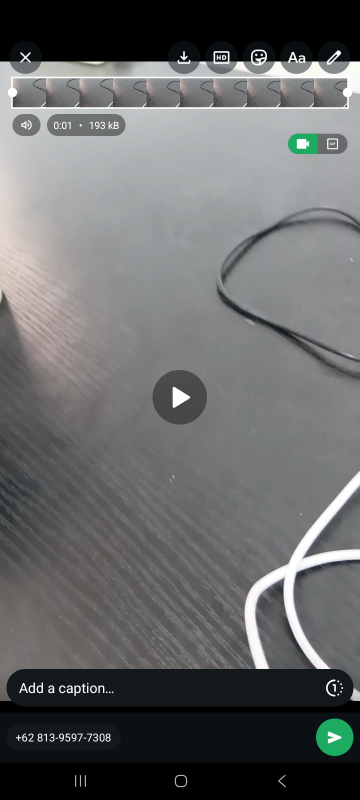
#> input picture rama-sendphoto/screen.png, 720 x 1600 px (shown at 1/2 size)
$ python -i send2.py   (imports and definitions only)
#> lines starting #> are read from the running program, lines starting #| are printed output that depends on the picture; after the words box and inside, x2 and y2 are one past the last pixel; in counts of white or black regions, pixels touching at a corner belong together
#> further down, picture is the input picture: shape (1600, 720, 3); mean B, G, R 105.4, 104.8, 103.4
import os
import re
import time
import math
import subprocess
import xml.etree.ElementTree as ET

import cv2
import numpy as np

# ============================================================
# KONFIGURASI UTAMA
# ============================================================
DEVICE_ID = "R9RL106EV5D"
PHONE_NUMBERS = [
    "628985509377",
    "6281395977308",
    ]

PHONE_NUM = ""
FILE_NAME = "tesvideo.mp4"

# "0"  = WhatsApp ori / normal
# "95" = WhatsApp Dual Messenger / clone
USER = "0"


FILE_PATH_HP = f"/storage/emulated/0/DCIM/sendWA/{FILE_NAME}"
WHATSAPP_PACKAGE = "com.whatsapp"

CLOSE_ALL_X_RATIO = 0.50
CLOSE_ALL_Y_RATIO = 0.74

SCREENSHOT_DEVICE = "/sdcard/screen.png"
SCREENSHOT_LOCAL = "screen.png"

UI_XML_DEVICE = "/sdcard/window.xml"
UI_XML_LOCAL = "window.xml"

SAVE_DEBUG_IMAGE = True

# ============================================================
# KONFIG USER 0 - DIAMBIL DARI KODE PERTAMA, JANGAN DIUBAH
# ============================================================
U0_CHOOSER_Y_START_RATIO = 0.22
U0_BADGE_TO_ICON_OFFSET_X = 45
U0_BADGE_TO_ICON_OFFSET_Y = 45
U0_JUST_ONCE_X_RATIO = 0.27
U0_JUST_ONCE_Y_RATIO = 0.92
U0_FALLBACK_ORI_X_RATIO = 0.25
U0_FALLBACK_DUAL_X_RATIO = 0.75
U0_FALLBACK_SHARE_ICON_Y_RATIO = 0.68
U0_SEND_BUTTON_FALLBACK_X_RATIO = 0.92
U0_SEND_BUTTON_FALLBACK_Y_RATIO = 0.91
U0_CHOOSER_SCAN_RETRY = 5
U0_CHOOSER_SCAN_DELAY = 0.8

# ============================================================
# KONFIG USER 95 - DIAMBIL DARI KODE KEDUA, JANGAN DIUBAH
# ============================================================
U95_CHOOSER_TIMEOUT = 14
U95_SEND_TIMEOUT = 22
U95_CHOOSER_Y_START_RATIO = 0.05
U95_BADGE_TO_ICON_OFFSET_X = 45
U95_BADGE_TO_ICON_OFFSET_Y = 45
U95_FALLBACK_ORI_X_RATIO = 0.25
U95_FALLBACK_DUAL_X_RATIO = 0.75
U95_FALLBACK_CHOOSER_Y_RATIO = 0.68
U95_JUST_ONCE_X_RATIO = 0.27
U95_JUST_ONCE_Y_RATIO = 0.92
U95_SEND_BUTTON_FALLBACK_X_RATIO = 0.92
U95_SEND_BUTTON_FALLBACK_Y_RATIO = 0.91


# ============================================================
# HELPER ADB UMUM
# ============================================================
# [38 lines left out: functions jalankan_adb, tap, ambil_screenshot, not called in this run]


def jarak(p1, p2):
    return math.sqrt((p1[0] - p2[0]) ** 2 + (p1[1] - p2[1]) ** 2)


# ============================================================
# HELPER UIAUTOMATOR - HANYA UNTUK USER 95, SESUAI KODE KEDUA
# ============================================================
# [89 lines left out: functions ambil_ui_xml, parse_bounds, tap_node_by_keywords, not called in this run]


# ============================================================
# HELPER OPENCV UMUM, PARAMETER DIBEDAKAN PER USER
# ============================================================
def cari_kontur_warna(
    img,
    lower_hsv,
    upper_hsv,
    y_start_ratio=0.0,
    x_start_ratio=0.0,
    x_end_ratio=1.0,
    min_area=50,
    max_area=50000,
    kernel_size=5,
):
#> called with lower_hsv = array of shape (3,), upper_hsv = array of shape (3,), y_start_ratio = 0.22, x_start_ratio = 0, x_end_ratio = 1, min_area = 20, max_area = 8000, kernel_size = 5
    tinggi_layar, lebar_layar, _ = img.shape
#> tinggi_layar = 1600; lebar_layar = 720
    y_offset = int(tinggi_layar * y_start_ratio)
#> y_offset = 352
    x_offset = int(lebar_layar * x_start_ratio)
#> x_offset = 0
    x_end = int(lebar_layar * x_end_ratio)
#> x_end = 720

    area_scan = img[y_offset:tinggi_layar, x_offset:x_end]
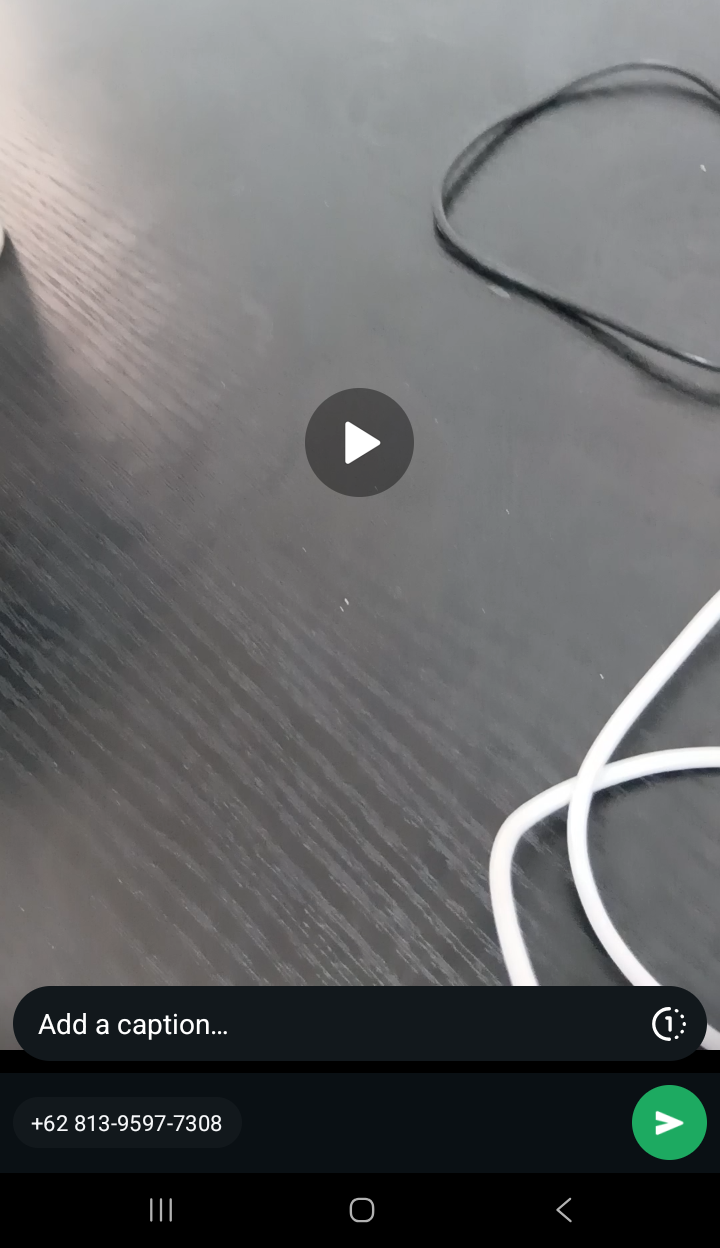
#> area_scan: shape (1248, 720, 3); mean B, G, R 103.9, 103.1, 102.1

    hsv = cv2.cvtColor(area_scan, cv2.COLOR_BGR2HSV)
#> hsv: shape (1248, 720, 3); mean H, S, V 74.4, 21.8, 105.7
    mask = cv2.inRange(hsv, lower_hsv, upper_hsv)
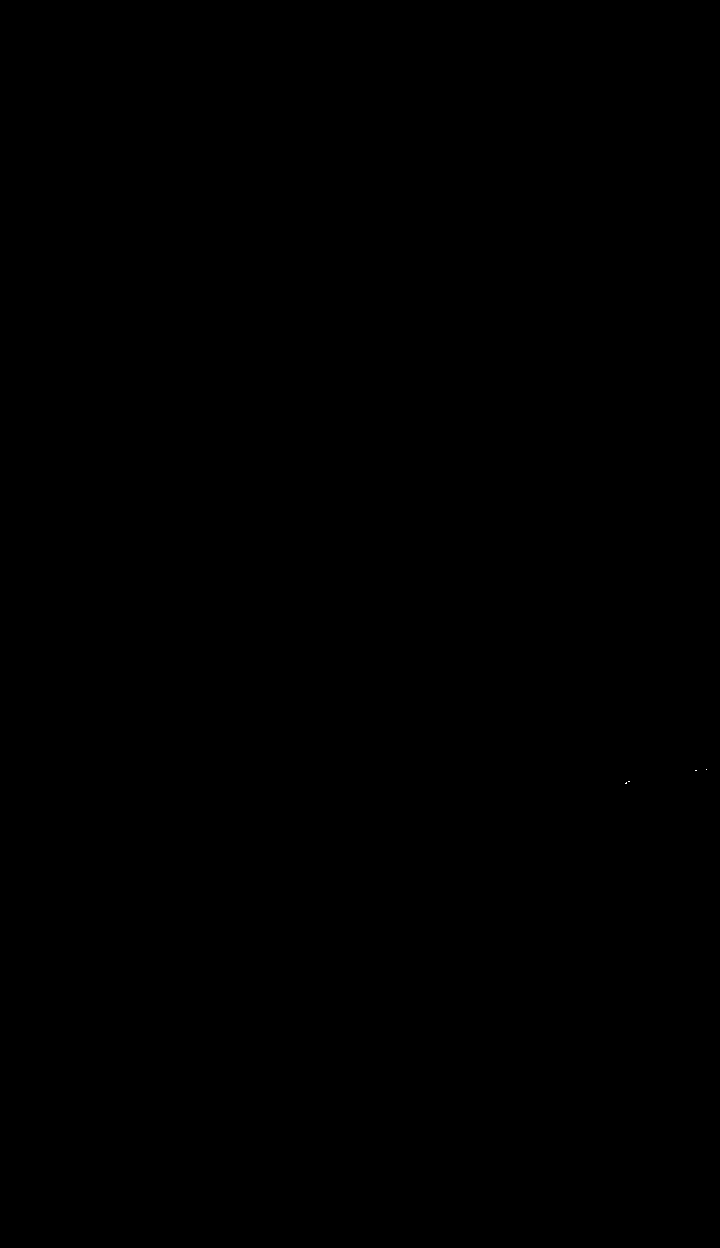
#> mask: shape (1248, 720); 0% white in thin lines or dots, all inside (x1, y1, x2, y2) = (625, 769, 707, 784)

    kernel = np.ones((kernel_size, kernel_size), np.uint8)
    mask = cv2.morphologyEx(mask, cv2.MORPH_OPEN, kernel)
#> mask: shape (1248, 720); every value is 0
    mask = cv2.morphologyEx(mask, cv2.MORPH_CLOSE, kernel)

    contours, _ = cv2.findContours(mask, cv2.RETR_EXTERNAL, cv2.CHAIN_APPROX_SIMPLE)
#> contours = []

    hasil = []
    for c in contours:
        luas = cv2.contourArea(c)
        if not (min_area <= luas <= max_area):
            continue

        x, y, w, h = cv2.boundingRect(c)
        cx = x_offset + x + w // 2
        cy = y_offset + y + h // 2

        hasil.append({
            "cx": cx,
            "cy": cy,
            "x": x_offset + x,
            "y": y_offset + y,
            "w": w,
            "h": h,
            "area": luas,
        })
#> this loop made 0 passes
#> after the loop, hasil = []

    return hasil


# ============================================================
# ======================= ENGINE USER 0 ======================
# ============================================================
# Bagian ini sengaja mengikuti kode pertama karena USER 0 di kode pertama sudah jalan.

def u0_cari_badge_biru_dual(img):
    lower_blue = np.array([95, 70, 60])
    upper_blue = np.array([140, 255, 255])

    return cari_kontur_warna(
        img=img,
        lower_hsv=lower_blue,
        upper_hsv=upper_blue,
        y_start_ratio=U0_CHOOSER_Y_START_RATIO,
        min_area=20,
        max_area=8000,
        kernel_size=5,
    )


# [840 lines left out: functions u0_cari_icon_hijau_whatsapp, u0_gambar_debug_target, u0_cari_icon_dual_dari_badge, u0_pilih_target_whatsapp, u0_pilih_whatsapp_di_chooser, u0_cari_tombol_kirim_preview and 21 more, not called in this run]

# [2 lines not run here, left out]

>>> import cv2
>>> picture = cv2.imread('screen.png')
>>> result = u0_cari_badge_biru_dual(picture)
#> result = []
